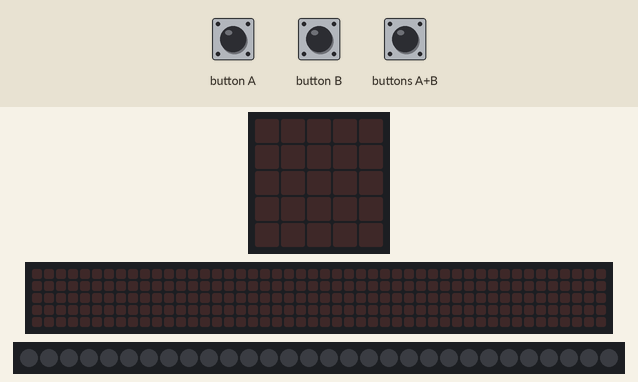
This program was run on a simulated Calliope mini (MakeCode). Parts: the board's 5×5 LED display, a strip that is not on the board, showing the scrolling text unrolled, 30 RGB LEDs in strip order, left to right. The test bench sets the inputs (shaded band). Dim RGB values are drawn brighter than linear; the 48×5 strip is a reading aid, not a part: it shows the text the display is scrolling, unrolled, one strip-width of it at a time.

Above: at 1.2 s.
1.3 s: button B pressed for 0.15 s
At 3.92 s:
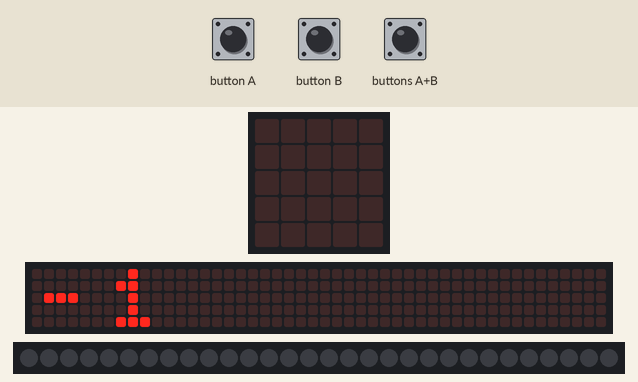
4.3 s: buttons A+B pressed for 0.15 s
At 4.8 s:
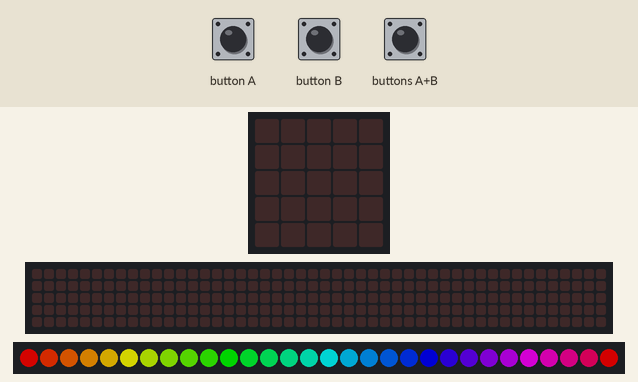
5.9 s: button B pressed for 0.15 s
At 8.52 s:
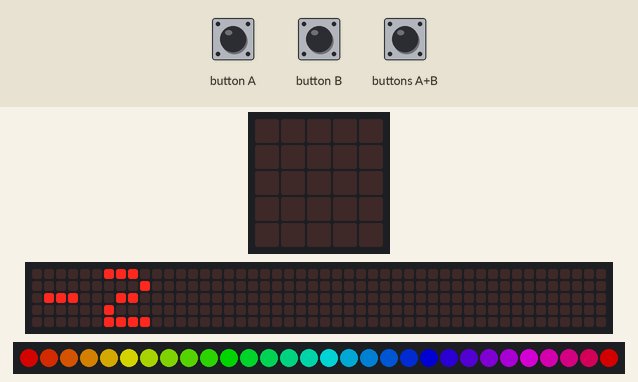
8.9 s: button A pressed for 0.15 s
At 11.52 s:
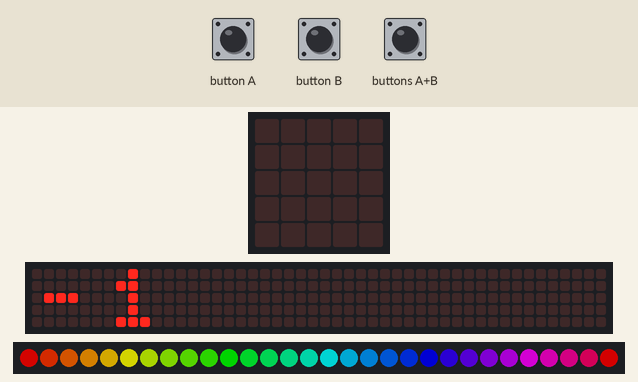
11.9 s: button A pressed for 0.15 s
At 13.0 s:
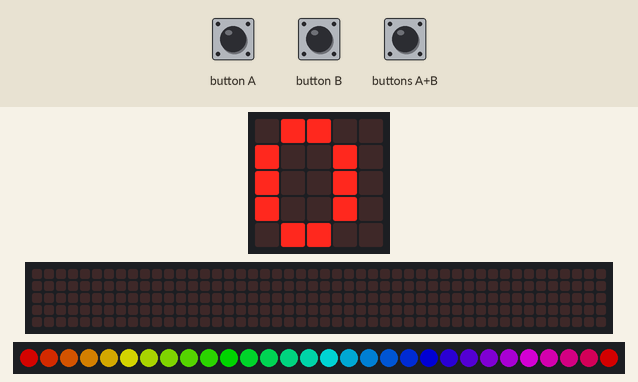
Timing chart, 0 to 14.5 s (numbered marks = the images above; inputs shaded):
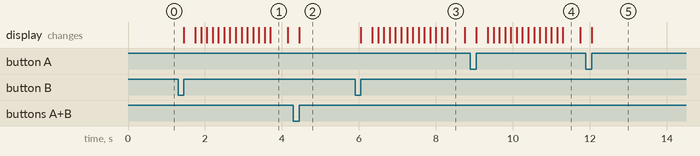

The program:

main.ts
```typescript
input.onButtonEvent(Button.A, input.buttonEventClick(), function () {
    strip.setPixelColor(anzahl_personen, neopixel.colors(NeoPixelColors.Red))
    strip.show()
    anzahl_personen += 1
    basic.showNumber(anzahl_personen)
})
input.onButtonEvent(Button.AB, input.buttonEventClick(), function () {
    strip.showRainbow(1, 360)
})
input.onButtonEvent(Button.B, input.buttonEventClick(), function () {
    anzahl_personen += -1
    basic.showNumber(anzahl_personen)
    strip.setPixelColor(anzahl_personen, neopixel.rgb(0, 0, 0))
    strip.show()
})
let strip: neopixel.Strip = null
let anzahl_personen = 0
anzahl_personen = 0
strip = neopixel.create(DigitalPin.P1, 30, NeoPixelMode.RGB_RGB)
```

test.ts
```typescript
// Hier kann man Tests durchführen; diese Datei wird nicht kompiliert, wenn dieses Paket als Erweiterung verwendet wird.
```

Measured:
- after the input at 1.3 s, the display: changes after 0.15 s (image 1)
- after the input at 5.9 s, the display: changes after 0.15 s (image 3)
- after the input at 8.9 s, the display: changes after 0.15 s (image 4)
- after the input at 11.9 s, the display: changes after 0.15 s (image 5)
- what the display in image 1 shows lasts 0.5 s, from 3.7 s to 4.2 s
- what the display in image 4 shows lasts 0.5 s, from 11.3 s to 11.8 s
